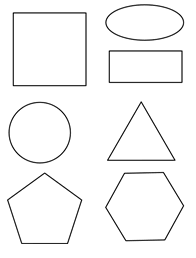
#> input picture Images/twod_shapes.png, 196 x 258 px
$ jupyter execute Contours.ipynb   (shell and % lines are left out)
#> lines starting #> are read from the running program, lines starting #| are printed output that depends on the picture; after the words box and inside, x2 and y2 are one past the last pixel; in counts of white or black regions, pixels touching at a corner belong together
<h2><b>Contours</b></h2><br>

[cell 1]
# Import Necessary library
import cv2
import numpy as np
import matplotlib.pyplot as plt

[cell 2]
# Read Input image
twod_shapes = cv2.imread("../Images/twod_shapes.png")
#> twod_shapes is the input picture: shape (258, 196, 3); min 0, max 255, mean 246.7
gray = cv2.cvtColor(twod_shapes, cv2.COLOR_BGR2GRAY)
plt.imshow(gray)
plt.axis("off")
plt.show()

[cell 3]
# Find Canny edges
edged = cv2.Canny(gray, 30, 200)
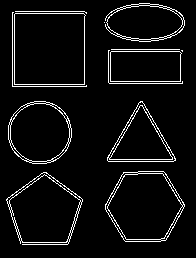
#> edged: shape (258, 196); 5.7% white in thin lines or dots, all inside (x1, y1, x2, y2) = (6, 3, 185, 245)
plt.imshow(edged)
plt.axis("off")
plt.show()

# Finding Contours
# Use a copy of the image e.g. edged.copy()
# since findContours alters the image
contours, hierarchy = cv2.findContours(edged,cv2.RETR_EXTERNAL, cv2.CHAIN_APPROX_NONE)
#> contours = 13 contours, 6 with area under 20; largest, box (x1, y1, x2, y2) and area: (14, 13, 86, 85) 4970, (105, 171, 185, 242) 4208, (6, 172, 83, 245) 3754, (8, 101, 72, 164) 3126, (105, 3, 185, 42) 2282, (107, 101, 176, 162) 2212, (110, 51, 182, 82) 2100

print("Number of Contours found = " + str(len(contours)))
#| Number of Contours found = 13

[cell 4]
# Set font to FONT_HERSHEY_COMPLEX
font = cv2.FONT_HERSHEY_COMPLEX
# fontScale
fontScale = 1

# Blue color in BGR
color = (0, 0, 255)

# Line thickness of 2 px
thickness = 1
# Loop through the contours and label them
for cnt in contours:
    approx = cv2.approxPolyDP(cnt, 0.01*cv2.arcLength(cnt, True), True)
    cv2.drawContours(twod_shapes, [approx], 0, (0), 5)
    x = approx.ravel()[0]
    y = approx.ravel()[1]
    if len(approx) == 3:
        cv2.putText(twod_shapes, "Triangle", (x, y), font,fontScale, color, thickness, 1, (0))
    elif len(approx) == 4:
        cv2.putText(twod_shapes, "Rectangle", (x, y), font,fontScale, color, thickness, 1, (0))
    elif len(approx) == 5:
        cv2.putText(twod_shapes, "Pentagon", (x, y), font,fontScale, color, thickness, 1, (0))
    elif 6 < len(approx) < 15:
        cv2.putText(twod_shapes, "Ellipse", (x, y), font,fontScale, color, thickness, 1, (0))
    else:
        cv2.putText(twod_shapes, "Circle", (x, y), font,fontScale, color, thickness, 1, (0))
#> this loop made 13 passes
#> (approx, x, y) on passes 3, 5, 6, 7, 8, 10, 11, 12: ([[140, 101], [107, 160], [175, 160]], 140, 101), ([[110, 52], [110, 81], [180, 81], [179, 51]], 110, 52), ([[181, 50], [182, 51], [182, 50]], 181, 50), ([[108, 50], [109, 83], [182, 83], [109, 83]], 108, 50), ([[111, 49], [179, 49]], 111, 49), ([[15, 13], [14, 84], [84, 84], [85, 15]], 15, 13), ([[12, 12], [12, 86], [86, 86], [13, 86]], 12, 12), ([[15, 11], [84, 11], [86, 13], [84, 11]], 15, 11)
#> (x, y) on passes 1, 2, 4, 9, 13: (43, 172), (123, 172), (34, 101), (104, 22), (105, 18)
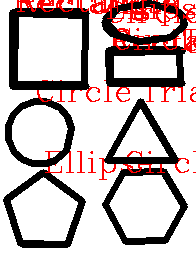
#> twod_shapes: shape (258, 196, 3); mean B, G, R 183.3, 183.3, 197.8


# Save Output Image
cv2.imwrite("../Images/DetectedShapes1.jpg", twod_shapes)

plt.imshow(twod_shapes)
plt.axis("off")
plt.show()

$ run again, with Images/ancient_coins.png copied over Images/twod_shapes.png
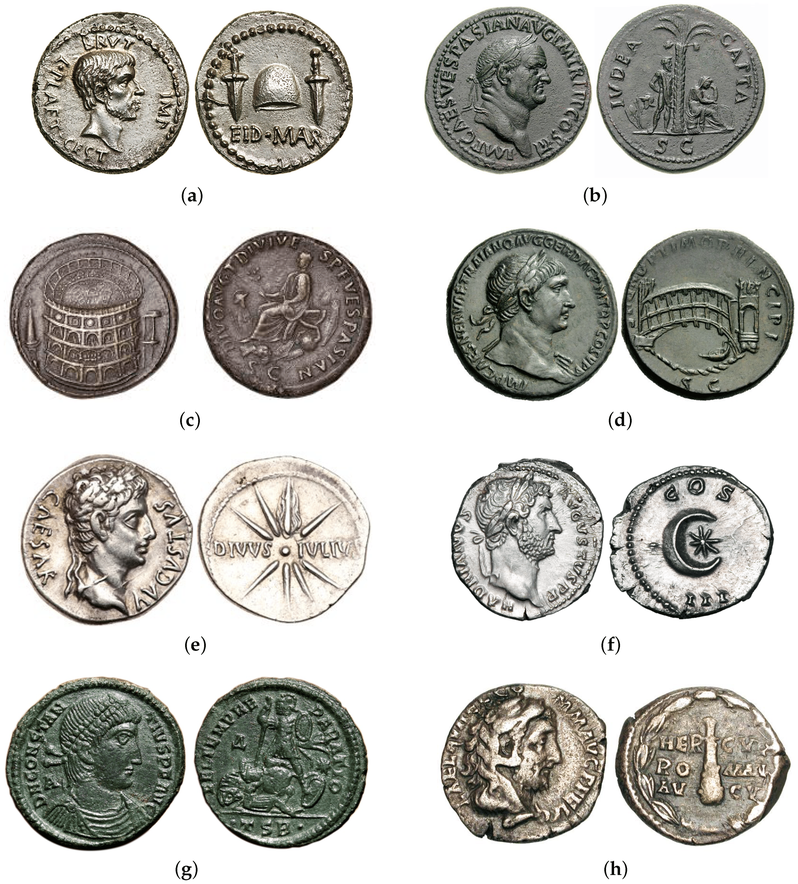
#> input picture Images/ancient_coins.png, 798 x 884 px, shrunk from 2351 x 2606 before the run
#> twod_shapes is the input picture: shape (884, 798, 3); mean B, G, R 186.2, 191.2, 192.4
#> `edged = cv2.Canny(gray, 30, 200)`:
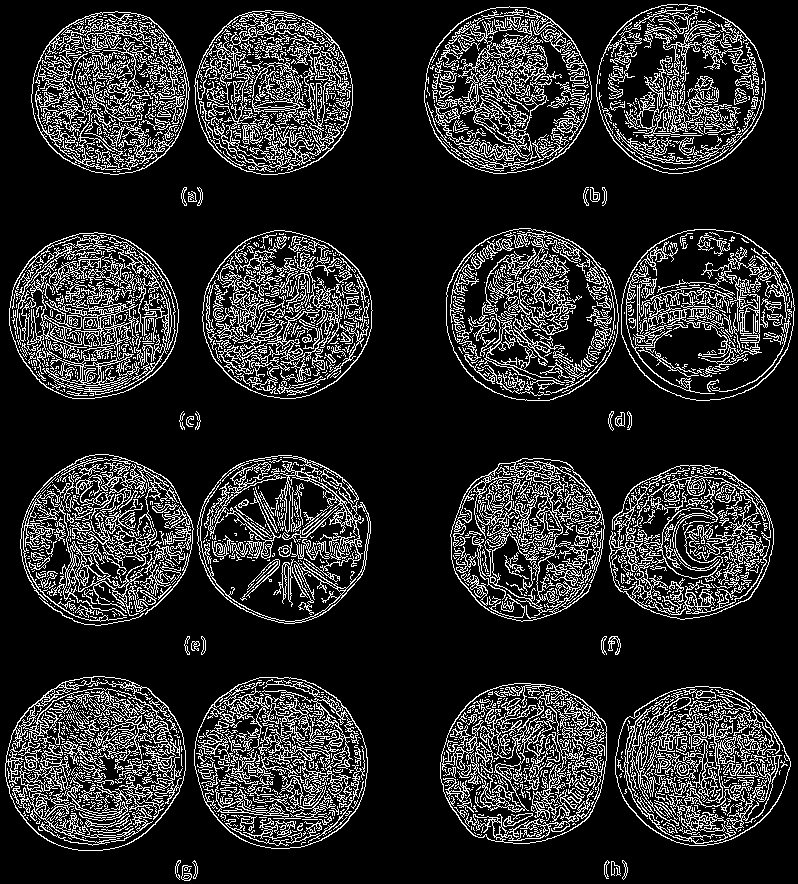
#> edged: shape (884, 798); 16.7% white in thin lines or dots
#> contours = 251 contours, 193 with area under 20; largest, box (x1, y1, x2, y2) and area: (5, 676, 186, 851) 24507, (621, 229, 795, 401) 23441, (194, 677, 368, 849) 23437, (446, 228, 619, 401) 23234, (596, 4, 766, 174) 22164
#| Number of Contours found = 251
#> the loop `for cnt in contours:` made 251 passes
#> (x, y) on passes 1 to 3: (190, 868), (183, 865), (611, 861)
#> after the loop `for cnt in contours:`:
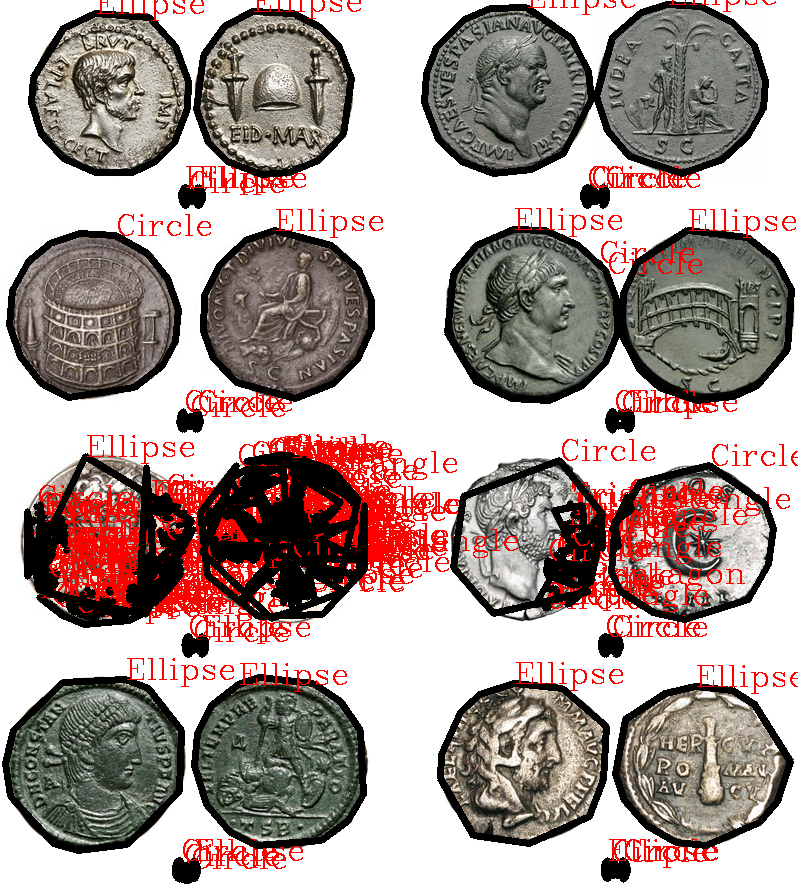
#> twod_shapes: shape (884, 798, 3); 18.58% of pixels changed, all inside (x1, y1, x2, y2) = (2, 0, 798, 884)

$ run again, with Images/checkerboard.png copied over Images/twod_shapes.png
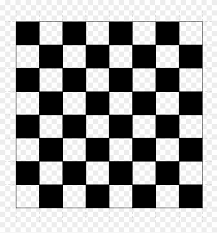
#> input picture Images/checkerboard.png, 217 x 233 px
#> twod_shapes is the input picture: shape (233, 217, 3); min 0, max 255, mean 157.5
#> `edged = cv2.Canny(gray, 30, 200)`:
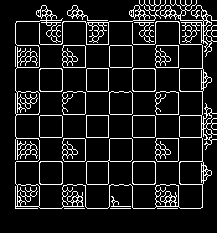
#> edged: shape (233, 217); 11.2% white in thin lines or dots, all inside (x1, y1, x2, y2) = (15, 0, 217, 209)
#> contours = 28 contours, 5 with area under 20; largest, box (x1, y1, x2, y2) and area: (15, 5, 217, 209) 3332, (86, 138, 133, 185) 1030, (39, 0, 166, 45) 631, (132, 161, 156, 185) 527, (39, 161, 63, 185) 527
#| Number of Contours found = 28
#> the loop `for cnt in contours:` made 28 passes
#> (x, y) on passes 4 to 11: (111, 196), (133, 161), (40, 161), (17, 140), (156, 138), (131, 138), (63, 138), (133, 115)
#> after the loop `for cnt in contours:`:
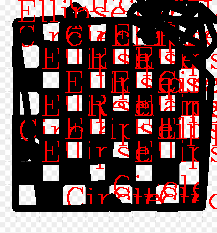
#> twod_shapes: shape (233, 217, 3); mean B, G, R 79.6, 79.6, 109.7
